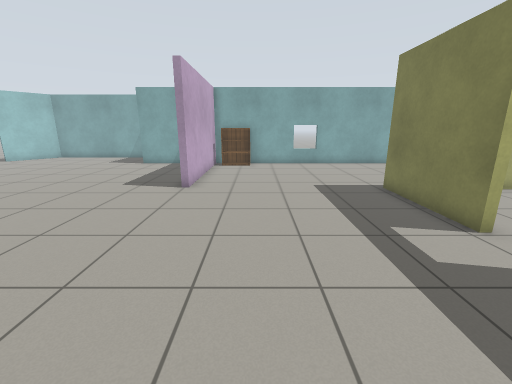
View 1 (above)

17 first-person views from a walk through a world built for the Gazebo simulator. The camera is 1.2 m above the floor, tilts 14° down and sees 90° across. The floor is counted in squares, 0.5 m on a side. Each view is taken from the middle of a square. On the plan, view 1 faces up. The plan holds only what a view shows up to about 17 squares ahead; the rest is blank. Robots are left out. Gazebo's built-in surfaces are drawn with simple patterns.

View 2
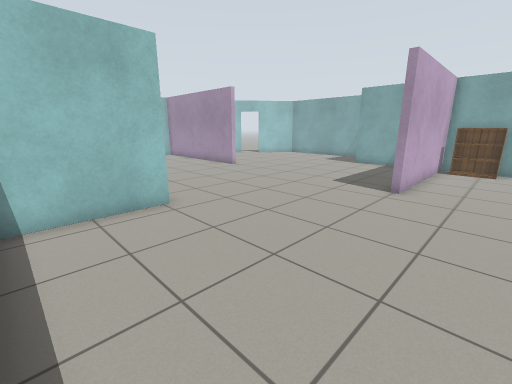

View 3
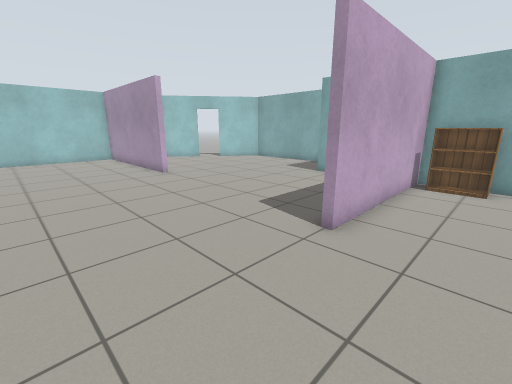

View 4
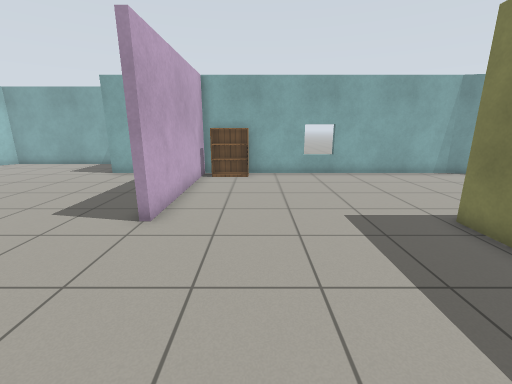

View 5
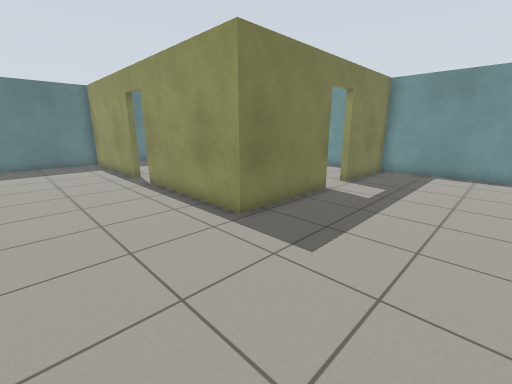

View 6
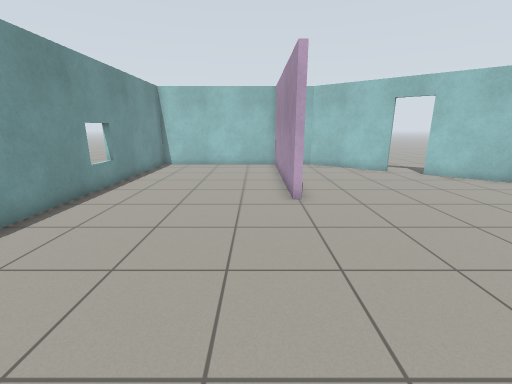

View 7
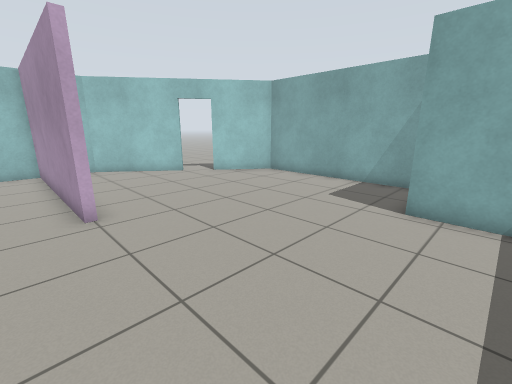

View 8
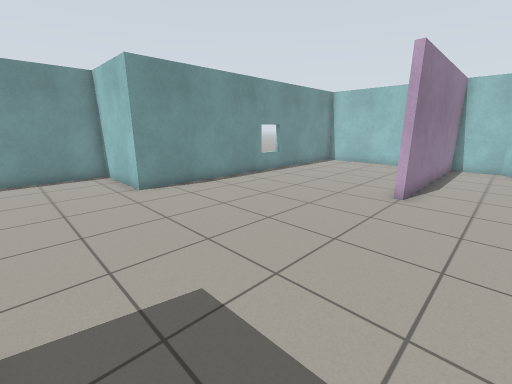

View 9
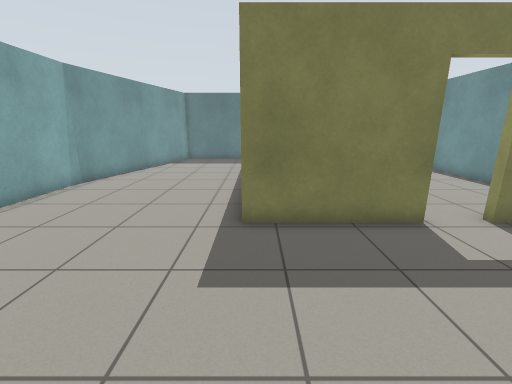

View 10
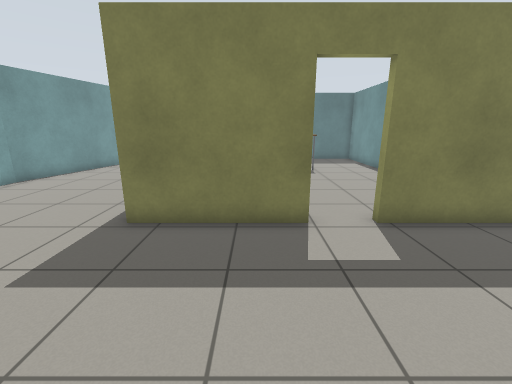

View 11
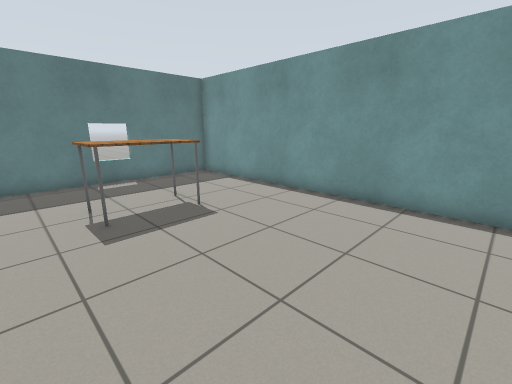

View 12
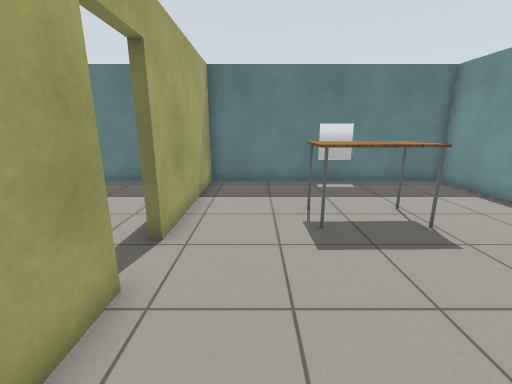

View 13
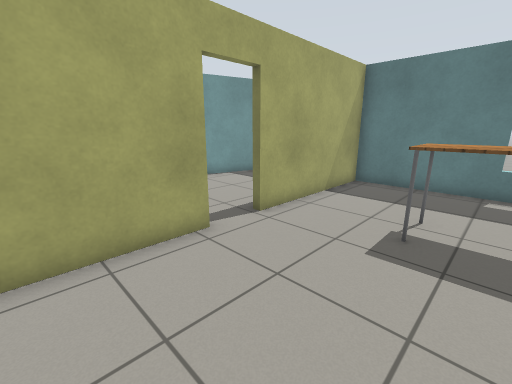

View 14
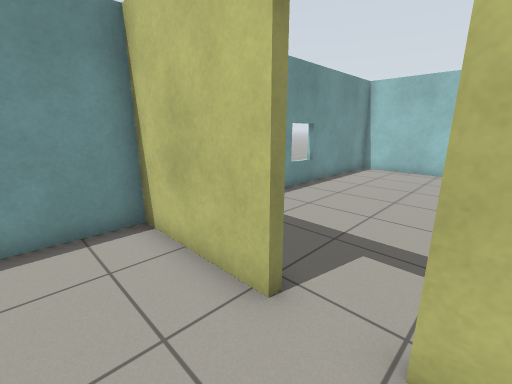

View 15
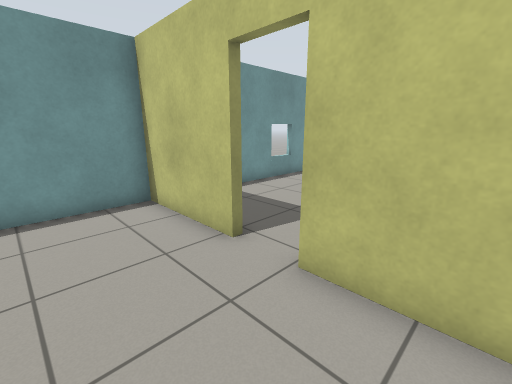

View 16
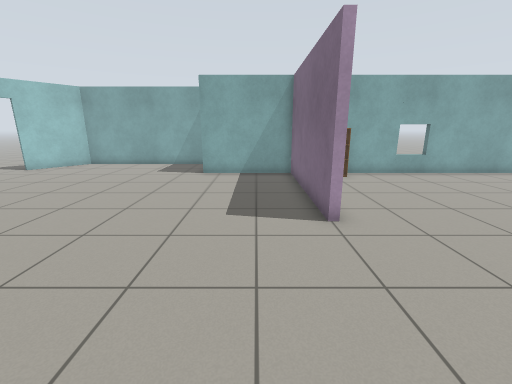

View 17
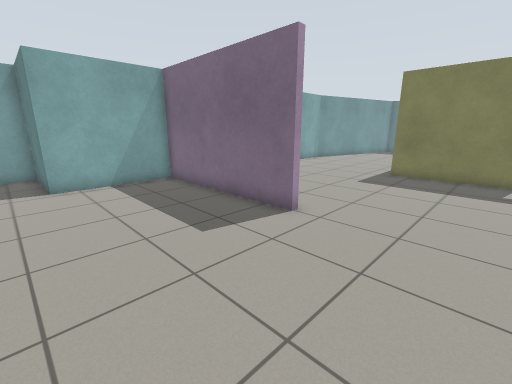

### Floor plan
Points are (right, up) in squares from view 1. A wall is a line through its corners. A room is listed if a view was taken in it or the views show most of it. See-through windows are left out.
Room 1 (views 1, 2, 3, 4, 5, 6, 7, 8, 9, 10, 16, 17)
walls: (-3.1, 10.4) (-3.1, 17.9) (-7.9, 17.9) (-7.9, 21.6) (-16.4, 21.6) (-18.5, 18.9); (-13.5, 11.3) (-22.4, 11.3) (-22.4, 3.7) (-7.7, 3.7) (-7.7, -0.5) (5.3, -0.5) (5.3, 3.9); (5.3, 5.6) (5.3, 10.4) (11.5, 10.4); (10.5, 17.9) (-2.8, 17.9) (-2.8, 10.4); (-19.5, 17.5) (-22.4, 13.7) (-22.4, 11.6) (-13.5, 11.6); (13.1, 10.4) (19.7, 10.4) (19.7, 15.1); (18.6, 15.7) (10.4, 17.9)
ways out: open door at (5.3, 4.7) to room 2; open door at (12.5, 10) to room 2; open door at (-19, 18.5)
objects: bookshelf (-2, 17) to (-1, 17)
Room 2 (views 11, 12, 13, 14, 15)
walls: (11.5, 10.1) (7.6, 10.1); (5.6, 3.9) (5.6, -0.5) (19.7, -0.5) (19.7, 10.1) (13.1, 10.1); (5.6, 8.4) (5.6, 5.6)
ways out: open door at (5.3, 4.7) to room 1; open door at (12.5, 10) to room 1
objects: table (14, 4) to (15, 6)

Positions as (right, up) in squares from view 1, and headings:
1: (0, 0), facing up
2: (0, 0), facing up-left
3: (0, 5), facing up-left
4: (0, 4), facing up
5: (0, 15), facing down-right
6: (-5, 10), facing left
7: (-6, 10), facing up-left
8: (-4, 14), facing down-left
9: (-1, 10), facing right
10: (-1, 7), facing right
11: (7, 8), facing down-right
12: (8, 8), facing right
13: (8, 5), facing up-right
14: (8, 6), facing down-left
15: (9, 8), facing down-left
16: (-5, 4), facing up
17: (-9, 6), facing up-right
